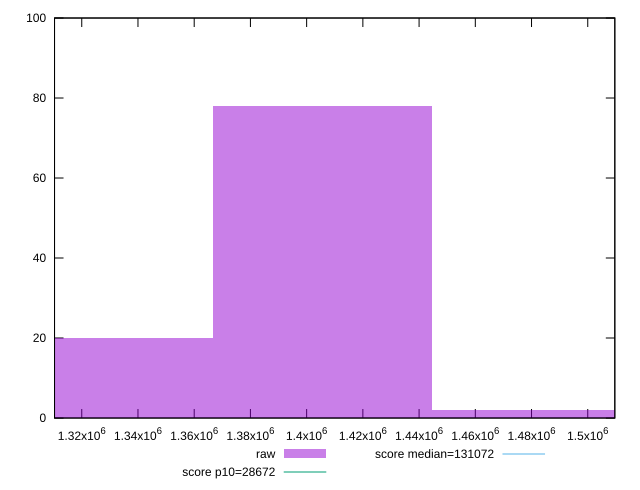

Write the gnuplot code that produced this figure.
reset

$raw <<EOF
1327544.2974919248 20
1483725.9795497984 2
1405635.1385208617 78
EOF

set key outside below
set boxwidth 78090.84102893676
set xrange [1310316.5490782121:1509629.6921260087]
set yrange [0:100]
set trange [0:100]
set style fill transparent solid 0.5 noborder

set parametric
set terminal svg size 640, 490 enhanced background rgb 'white'
set output "report_00017_2021-02-10T15-08-03.406Z/uses-long-cache-ttl/samples/pages/raw/histogram.svg"

plot $raw title "raw" with boxes, \
     28672,t title "score p10=28672", \
     131072,t title "score median=131072"

reset
